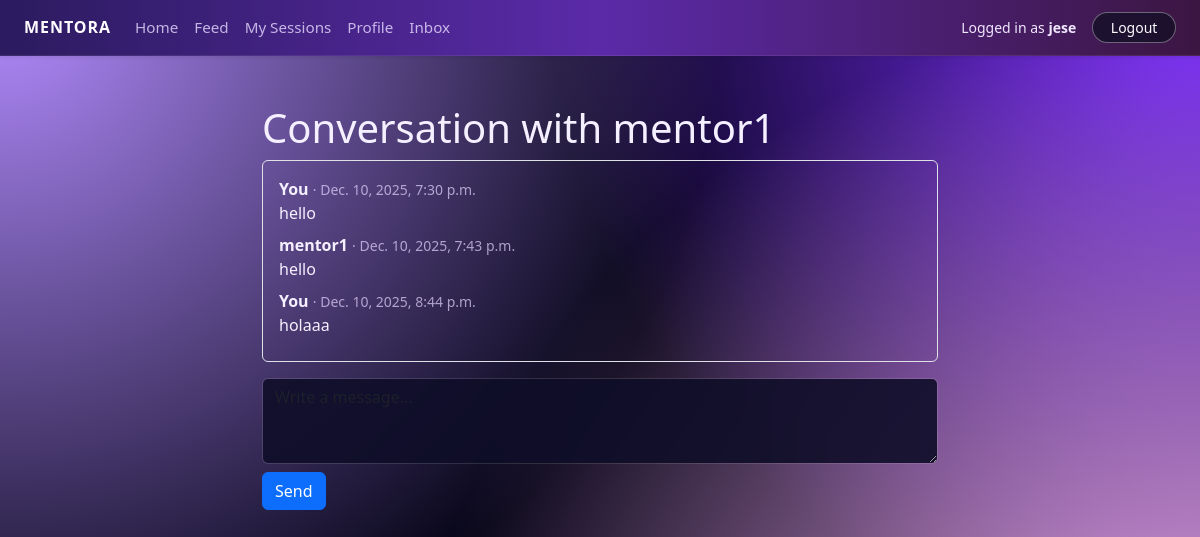
/conversation/3/ (signed in), run on the app's committed database.
### core/models.py (models this page shows, shortened)
class Profile(models.Model):
    ROLE_CHOICES = [
        ("MENTOR", "Mentor"),
        ("MENTEE", "Mentee"),
    ]
    user = models.OneToOneField(
        settings.AUTH_USER_MODEL,
        on_delete=models.CASCADE,
        related_name="profile",
    )
    role = models.CharField(max_length=10, choices=ROLE_CHOICES)
    public_id = models.CharField(
        max_length=10,
        unique=True,
        editable=False,
        blank=True,
        null=True,
    )
    bio = models.TextField(blank=True)
    skills = models.CharField(
        max_length=255,
        blank=True,
        help_text="Comma-separated skills, e.g. Python, Data Science, Resume Review",
    )
    hourly_rate = models.DecimalField(
        max_digits=6,
        decimal_places=2,
        null=True,
        blank=True,
        help_text="Only for mentors",
    )
    photo = models.ImageField(
        upload_to="profiles/",
        blank=True,
        null=True,
    )

class Message(models.Model):
    sender = models.ForeignKey(
        Profile,
        on_delete=models.CASCADE,
        related_name="messages_sent",
    )
    recipient = models.ForeignKey(
        Profile,
        on_delete=models.CASCADE,
        related_name="messages_received",
    )
    content = models.TextField()
    sent_at = models.DateTimeField(auto_now_add=True)
    is_read = models.BooleanField(default=False)

### core/views.py (the view)
# urls.py: path("conversation/<int:profile_id>/", views.conversation, name="conversation"),
@login_required
def conversation(request, profile_id):
    profile = request.user.profile
    other = get_object_or_404(Profile, id=profile_id)
    messages = Message.objects.filter(
        Q(sender=profile, recipient=other) |
        Q(sender=other, recipient=profile)
    ).order_by("sent_at")
    Message.objects.filter(sender=other, recipient=profile, is_read=False).update(is_read=True)
    if request.method == "POST":
        form = MessageForm(request.POST)
        if form.is_valid():
            msg = form.save(commit=False)
            msg.sender = profile
            msg.recipient = other
            msg.save()
            return redirect("conversation", profile_id=other.id)
    else:
        form = MessageForm()
    return render(
        request,
        "core/conversation.html",
        {"other": other, "messages": messages, "form": form},
    )

### core/forms.py
class MessageForm(forms.ModelForm):
    class Meta:
        model = Message
        fields = ["content"]
        widgets = {
            "content": forms.Textarea(attrs={
                "class": "form-control",
                "rows": 3,
                "placeholder": "Write a message..."
            }),
        }

### templates/core/conversation.html (shortened to what this page needs)
{% extends "base.html" %}
{% block content %}
<div class="container mt-4" style="max-width: 700px;">
    <h1>Conversation with {{ other.user.username }}</h1>
    <div class="border rounded p-3 mb-3" style="max-height: 400px; overflow-y: auto;">
        {% for m in messages %}
            <div class="mb-2">
                <strong>
                    {% if m.sender == user.profile %}
                        You
                    {% else %}
                        {{ m.sender.user.username }}
                    {% endif %}
                </strong>
                <small class="text-muted"> · {{ m.sent_at }}</small>
                <p class="mb-1">{{ m.content }}</p>
            </div>
        {% empty %}
            <p class="text-muted">No messages yet. Start the conversation below.</p>
        {% endfor %}
    </div>
    <form method="post">
        {{ form.content }}
        <button type="submit" class="btn btn-primary mt-2">Send</button>
    </form>
</div>
{% endblock %}

### templates/base.html (shortened to what this page needs)
{% load static %}
<!DOCTYPE html>
<html lang="en">
<head>
    <link
      href="https://cdn.jsdelivr.net/npm/bootstrap@5.3.3/dist/css/bootstrap.min.css"
      rel="stylesheet">
    <link rel="stylesheet" href="{% static 'core/styles.css' %}">
</head>
<body class="mentora-body">
<header>
  <nav class="navbar navbar-expand-lg mentora-nav shadow-sm">
    <div class="container-fluid px-4">
      <a class="navbar-brand mentora-brand" href="{% url 'home' %}">
        Mentora
      </a>
      <div class="collapse navbar-collapse" id="mainNavbar">
        {% if user.is_authenticated %}
          <ul class="navbar-nav me-auto mb-2 mb-lg-0">
            <li class="nav-item">
              <a href="{% url 'dashboard' %}" class="nav-link">Home</a>
            </li>
            <li class="nav-item">
              <a href="{% url 'feed' %}" class="nav-link">Feed</a>
            </li>
            <li class="nav-item">
              <a href="{% url 'my_sessions' %}" class="nav-link">My Sessions</a>
            </li>
            <li class="nav-item">
              <a href="{% url 'profile' %}" class="nav-link">Profile</a>
            </li>
            <li class="nav-item">
              <a href="{% url 'inbox' %}" class="nav-link">Inbox</a>
            </li>
          </ul>
          <div class="d-flex align-items-center ms-auto gap-3">
            <span class="mentora-user-label small">
              Logged in as <strong>{{ user.username }}</strong>
            </span>
            <a href="{% url 'logout_custom' %}" class="btn btn-sm mentora-btn-ghost">
              Logout
            </a>
          </div>
        {% endif %}
      </div>
    </div>
  </nav>
</header>
<main class="mentora-main py-4">
  {% block content %}{% endblock %}
</main>
</body>
</html>

### static/core/styles.css (style rules this page uses)
.mentora-body { min-height: 100vh; margin: 0; background: radial-gradient(circle at top left, #b38cff 0, transparent 50%), radial-gradient(circle at bottom right, #ffb6ff 0, transparent 55%), radial-gradient(circle at top right, #7b2cff 0, transparent 45%), #050415; color: #f5f0ff; font-family: system-ui, -apple-system, BlinkMacSystemFont, "SF Pro Text", "Segoe UI", sans-serif; }
.mentora-main { color: #f5f0ff; }
.mentora-nav { background: linear-gradient(90deg, #2b1b5f, #5b2aa8, #3c1642); border-bottom: 1px solid rgba(255, 255, 255, 0.08); }
.mentora-brand { font-weight: 700; letter-spacing: 0.06em; text-transform: uppercase; font-size: 1rem; color: #fdfbff !important; }
.mentora-nav .nav-link { color: #e7dbff !important; font-size: 0.95rem; opacity: 0.8; transition: opacity 0.2s ease, transform 0.15s ease; }
.mentora-user-label { color: #f0e7ff; }
.mentora-btn-ghost { border-radius: 999px; border: 1px solid rgba(255, 255, 255, 0.35); background: rgba(15, 15, 35, 0.7); color: #fdfbff !important; padding-inline: 1.1rem; transition: background 0.15s ease, transform 0.15s ease, border-color 0.15s ease; }
.form-control, .form-select { background-color: rgba(15, 14, 40, 0.9); border-color: rgba(255, 255, 255, 0.12); color: #f5f0ff; }
.text-muted { color: rgba(228, 215, 255, 0.7) !important; }
a { color: #c77dff; text-decoration: none; }

### data on the page
Profile: user.username "mentor1"
Message: shows "You", sent_at "Dec. 10, 2025, 7:30 p.m.", content "hello"
Message: sender.user.username "mentor1", sent_at "Dec. 10, 2025, 7:43 p.m.", content "hello"
Message: shows "You", sent_at "Dec. 10, 2025, 8:44 p.m.", content "holaaa"

### other printed values
{{ user.username }} "jese"
